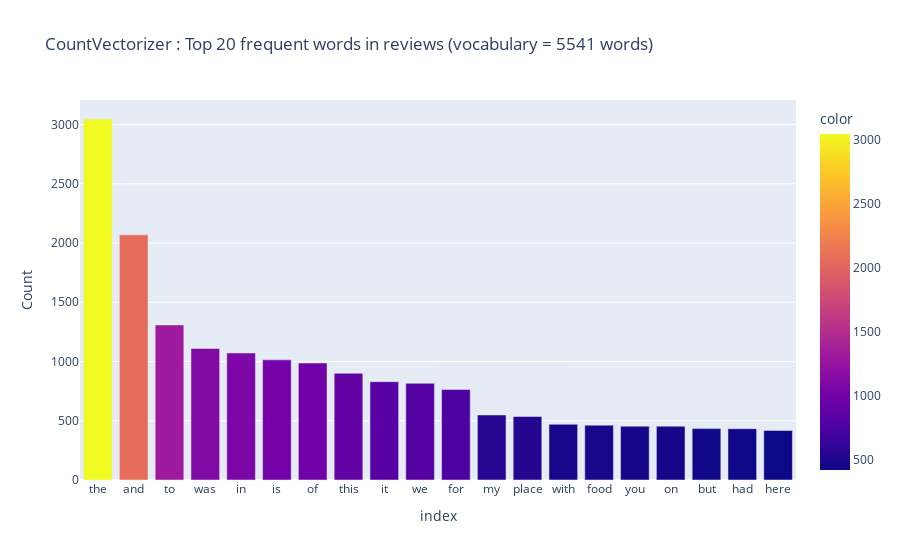
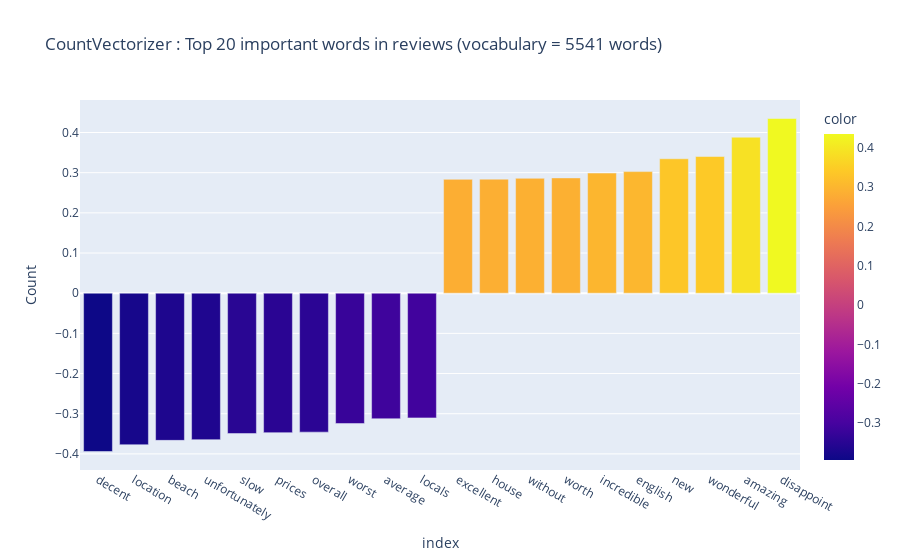
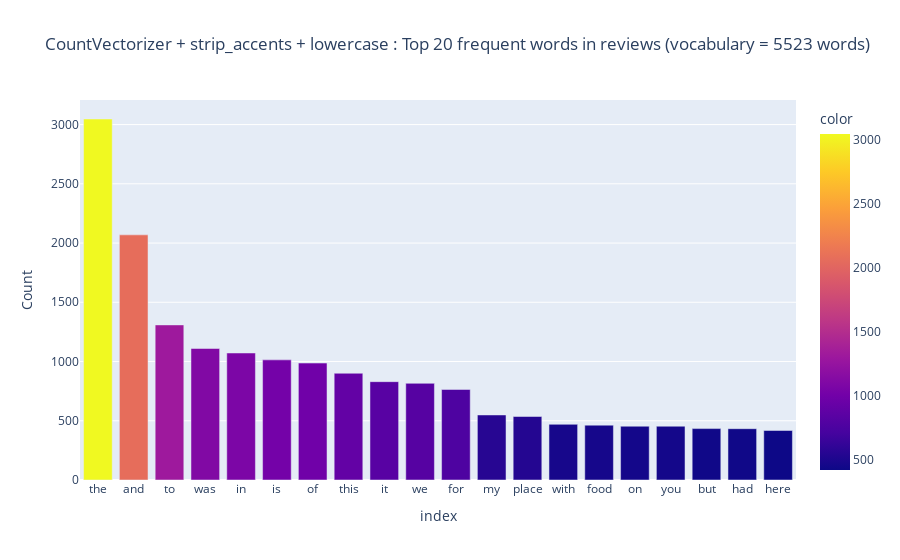
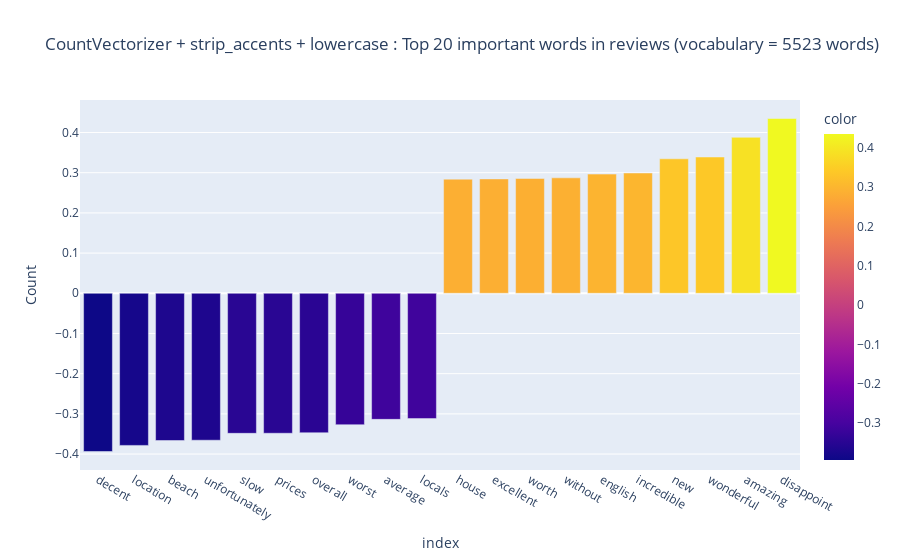

The code cell stored with these charts, in order, in its notebook:
### Code cell
import matplotlib.pyplot as plt

from sklearn.linear_model import RidgeClassifierCV
from sklearn.metrics import accuracy_score, precision_score, recall_score, f1_score, roc_auc_score, plot_confusion_matrix
from sklearn.feature_extraction.text import CountVectorizer, TfidfVectorizer

from nltk.corpus import stopwords, wordnet
from nltk.stem import PorterStemmer, WordNetLemmatizer
from nltk import word_tokenize, pos_tag

import spacy

import string

nltk.download("stopwords")
nltk.download("wordnet")
stopwords = set(stopwords.words("english"))

nlp = spacy.load("en_core_web_sm")


def pos_tagger(nltk_tag):
    if nltk_tag.startswith("J"):
        return wordnet.ADJ
    elif nltk_tag.startswith("V"):
        return wordnet.VERB
    elif nltk_tag.startswith("N"):
        return wordnet.NOUN
    elif nltk_tag.startswith("R"):
        return wordnet.ADV
    else:
        return wordnet.NOUN


results = []
for vectorizer_name, vectorizer in [
    ("CountVectorizer", CountVectorizer()),
    (
        "CountVectorizer + strip_accents + lowercase",
        CountVectorizer(
            strip_accents="unicode",
            lowercase=True,
        ),
    ),
    (
        "CountVectorizer + strip_accents + lowercase + stop_words",
        CountVectorizer(
            strip_accents="unicode",
            lowercase=True,
            stop_words=stopwords,
        ),
    ),
    (
        "CountVectorizer + strip_accents + lowercase + stop_words + {min,max}_df",
        CountVectorizer(
            strip_accents="unicode",
            lowercase=True,
            stop_words=stopwords,
            max_df=0.9,
            min_df=0.01,
        ),
    ),
    (
        "CountVectorizer + strip_accents + lowercase + stop_words + {min,max}_df + ngrams",
        CountVectorizer(
            strip_accents="unicode",
            lowercase=True,
            stop_words=stopwords,
            max_df=0.9,
            min_df=0.01,
            ngram_range=(1, 3),
        ),
    ),
    (
        "CountVectorizer + strip_accents + lowercase + stop_words + {min,max}_df + ngrams + PorterStemmer",
        CountVectorizer(
            strip_accents="unicode",
            lowercase=True,
            stop_words=stopwords,
            max_df=0.9,
            min_df=0.01,
            ngram_range=(1, 3),
            tokenizer=lambda text: [
                PorterStemmer().stem(token).lower()
                for token in word_tokenize(text)
                if token.isalpha() and token.lower() not in stopwords
            ],
        ),
    ),
    (
        "CountVectorizer + strip_accents + lowercase + stop_words + {min,max}_df + ngrams + WordNetLemmatizer",
        CountVectorizer(
            strip_accents="unicode",
            lowercase=True,
            stop_words=stopwords,
            max_df=0.9,
            min_df=0.01,
            ngram_range=(1, 3),
            tokenizer=lambda text: [
                WordNetLemmatizer().lemmatize(token, pos_tagger(pos)).lower()
                for token, pos in nltk.pos_tag(nltk.word_tokenize(text))
                if token.isalpha() and token.lower() not in stopwords
            ],
        ),
    ),
    (
        "CountVectorizer + strip_accents + lowercase + stop_words + {min,max}_df + ngrams + SpaCy",
        CountVectorizer(
            strip_accents="unicode",
            lowercase=True,
            stop_words=stopwords,
            max_df=0.9,
            min_df=0.01,
            ngram_range=(1, 3),
            tokenizer=lambda text: [
                token.lemma_.lower()
                for token in nlp(text)
                if token.is_alpha and not token.is_stop
            ],
        ),
    ),
    (
        "TfidfVectorizer + strip_accents + lowercase + stop_words + {min,max}_df + ngrams + SpaCy",
        TfidfVectorizer(
            strip_accents="unicode",
            lowercase=True,
            stop_words=stopwords,
            max_df=0.9,
            min_df=0.01,
            ngram_range=(1, 3),
            tokenizer=lambda text: [
                token.lemma_.lower()
                for token in nlp(text)
                if token.is_alpha and not token.is_stop
            ],
        ),
    ),
]:
    X_train_vec = vectorizer.fit_transform(X_train)
    X_test_vec = vectorizer.transform(X_test)

    words_count = pd.Series(
        X_train_vec.sum(axis=0).tolist()[0],
        index=vectorizer.get_feature_names(),
    )

    top_20_count = words_count.sort_values(ascending=False).head(20)

    fig = px.bar(
        top_20_count,
        x=top_20_count.index,
        y=top_20_count.values,
        labels={"x": "Word", "y": "Count"},
        title=f"{vectorizer_name} : Top 20 frequent words in reviews (vocabulary = {len(words_count)} words)",
        color=top_20_count.values,
    )
    fig.show()

    cls = RidgeClassifierCV().fit(X_train_vec, y_train_bi)
    coefs = pd.Series(cls.coef_[0], index=vectorizer.get_feature_names())

    top_20_coefs = coefs.nlargest(10).append(coefs.nsmallest(10)).sort_values()

    fig = px.bar(
        top_20_coefs,
        x=top_20_coefs.index,
        y=top_20_coefs.values,
        labels={"x": "Word", "y": "Count"},
        title=f"{vectorizer_name} : Top 20 important words in reviews (vocabulary = {len(words_count)} words)",
        color=top_20_coefs.values,
    )
    fig.show()

    y_pred = cls.predict(X_test_vec)

    plot_confusion_matrix(
        estimator=cls,
        X=X_test_vec,
        y_true=y_test_bi,
    )
    plt.show()

    results.append(
        {
            "vectorizer": vectorizer_name,
            "vocabulary_size": len(words_count),
            "accuracy_score": accuracy_score(y_test_bi, y_pred),
            "precision_score": precision_score(y_test_bi, y_pred),
            "recall_score": recall_score(y_test_bi, y_pred),
            "f1_score": f1_score(y_test_bi, y_pred),
            "roc_auc_score": roc_auc_score(y_test_bi, y_pred),
        }
    )

    print()
    print(f"{vectorizer_name}")
    print(
        f"vocabulary = {len(words_count)} words / accuracy_score = {round(accuracy_score(y_test_bi, y_pred), 3)} / precision_score = {round(precision_score(y_test_bi, y_pred), 3)} / recall_score = {round(recall_score(y_test_bi, y_pred), 3)} / f1_score = {round(f1_score(y_test_bi, y_pred), 3)} / roc_auc_score = {round(roc_auc_score(y_test_bi, y_pred), 3)}"
    )
    print()

print(
    pd.DataFrame(results).sort_values(
        by=["roc_auc_score", "f1_score"],
        ascending=[False, False],
    )
)

### Figure 1 — Plotly figure (JSON) as saved in the notebook; plotly's stock layout.template omitted (floating-point values rounded to 4 significant figures)
{"data": [{"alignmentgroup": "True", "hovertemplate": "index=%{x}<br>Count=%{y}<br>color=%{marker.color}<extra></extra>", "legendgroup": "", "marker": {"color": [3047, 2069, 1309, 1110, 1072, 1014, 987, 901, 830, 816, 764, 549, 536, 470, 463, 454, 454, 434, 433, 418], "coloraxis": "coloraxis", "pattern": {"shape": ""}}, "name": "", "offsetgroup": "", "orientation": "v", "showlegend": false, "textposition": "auto", "type": "bar", "x": ["the", "and", "to", "was", "in", "is", "of", "this", "it", "we", "for", "my", "place", "with", "food", "you", "on", "but", "had", "here"], "xaxis": "x", "y": [3047, 2069, 1309, 1110, 1072, 1014, 987, 901, 830, 816, 764, 549, 536, 470, 463, 454, 454, 434, 433, 418], "yaxis": "y"}], "layout": {"barmode": "relative", "coloraxis": {"colorbar": {"title": {"text": "color"}}, "colorscale": [[0, "#0d0887"], [0.1111, "#46039f"], [0.2222, "#7201a8"], [0.3333, "#9c179e"], [0.4444, "#bd3786"], [0.5556, "#d8576b"], [0.6667, "#ed7953"], [0.7778, "#fb9f3a"], [0.8889, "#fdca26"], [1, "#f0f921"]]}, "legend": {"tracegroupgap": 0}, "title": {"text": "CountVectorizer : Top 20 frequent words in reviews (vocabulary = 5541 words)"}, "xaxis": {"anchor": "y", "domain": [0, 1], "title": {"text": "index"}}, "yaxis": {"anchor": "x", "domain": [0, 1], "title": {"text": "Count"}}}}

### Figure 2 — Plotly figure (JSON) as saved in the notebook; plotly's stock layout.template omitted (floating-point values rounded to 4 significant figures)
{"data": [{"alignmentgroup": "True", "hovertemplate": "index=%{x}<br>Count=%{y}<br>color=%{marker.color}<extra></extra>", "legendgroup": "", "marker": {"color": [-0.394, -0.3772, -0.3663, -0.3646, -0.3493, -0.3471, -0.3458, -0.3245, -0.3125, -0.3103, 0.2835, 0.2839, 0.286, 0.287, 0.2991, 0.3026, 0.3346, 0.3402, 0.3883, 0.4349], "coloraxis": "coloraxis", "pattern": {"shape": ""}}, "name": "", "offsetgroup": "", "orientation": "v", "showlegend": false, "textposition": "auto", "type": "bar", "x": ["decent", "location", "beach", "unfortunately", "slow", "prices", "overall", "worst", "average", "locals", "excellent", "house", "without", "worth", "incredible", "english", "new", "wonderful", "amazing", "disappoint"], "xaxis": "x", "y": [-0.394, -0.3772, -0.3663, -0.3646, -0.3493, -0.3471, -0.3458, -0.3245, -0.3125, -0.3103, 0.2835, 0.2839, 0.286, 0.287, 0.2991, 0.3026, 0.3346, 0.3402, 0.3883, 0.4349], "yaxis": "y"}], "layout": {"barmode": "relative", "coloraxis": {"colorbar": {"title": {"text": "color"}}, "colorscale": [[0, "#0d0887"], [0.1111, "#46039f"], [0.2222, "#7201a8"], [0.3333, "#9c179e"], [0.4444, "#bd3786"], [0.5556, "#d8576b"], [0.6667, "#ed7953"], [0.7778, "#fb9f3a"], [0.8889, "#fdca26"], [1, "#f0f921"]]}, "legend": {"tracegroupgap": 0}, "title": {"text": "CountVectorizer : Top 20 important words in reviews (vocabulary = 5541 words)"}, "xaxis": {"anchor": "y", "domain": [0, 1], "title": {"text": "index"}}, "yaxis": {"anchor": "x", "domain": [0, 1], "title": {"text": "Count"}}}}

### Figure 3 — Plotly figure (JSON) as saved in the notebook; plotly's stock layout.template omitted (floating-point values rounded to 4 significant figures)
{"data": [{"alignmentgroup": "True", "hovertemplate": "index=%{x}<br>Count=%{y}<br>color=%{marker.color}<extra></extra>", "legendgroup": "", "marker": {"color": [3047, 2069, 1309, 1110, 1072, 1014, 987, 901, 830, 816, 764, 549, 536, 470, 463, 454, 454, 434, 433, 418], "coloraxis": "coloraxis", "pattern": {"shape": ""}}, "name": "", "offsetgroup": "", "orientation": "v", "showlegend": false, "textposition": "auto", "type": "bar", "x": ["the", "and", "to", "was", "in", "is", "of", "this", "it", "we", "for", "my", "place", "with", "food", "on", "you", "but", "had", "here"], "xaxis": "x", "y": [3047, 2069, 1309, 1110, 1072, 1014, 987, 901, 830, 816, 764, 549, 536, 470, 463, 454, 454, 434, 433, 418], "yaxis": "y"}], "layout": {"barmode": "relative", "coloraxis": {"colorbar": {"title": {"text": "color"}}, "colorscale": [[0, "#0d0887"], [0.1111, "#46039f"], [0.2222, "#7201a8"], [0.3333, "#9c179e"], [0.4444, "#bd3786"], [0.5556, "#d8576b"], [0.6667, "#ed7953"], [0.7778, "#fb9f3a"], [0.8889, "#fdca26"], [1, "#f0f921"]]}, "legend": {"tracegroupgap": 0}, "title": {"text": "CountVectorizer + strip_accents + lowercase : Top 20 frequent words in reviews (vocabulary = 5523 words)"}, "xaxis": {"anchor": "y", "domain": [0, 1], "title": {"text": "index"}}, "yaxis": {"anchor": "x", "domain": [0, 1], "title": {"text": "Count"}}}}

### Figure 4 — Plotly figure (JSON) as saved in the notebook; plotly's stock layout.template omitted (floating-point values rounded to 4 significant figures)
{"data": [{"alignmentgroup": "True", "hovertemplate": "index=%{x}<br>Count=%{y}<br>color=%{marker.color}<extra></extra>", "legendgroup": "", "marker": {"color": [-0.3936, -0.3785, -0.3662, -0.3655, -0.3484, -0.3482, -0.347, -0.327, -0.3136, -0.3118, 0.284, 0.2846, 0.2857, 0.2872, 0.2965, 0.2993, 0.3346, 0.3391, 0.388, 0.4349], "coloraxis": "coloraxis", "pattern": {"shape": ""}}, "name": "", "offsetgroup": "", "orientation": "v", "showlegend": false, "textposition": "auto", "type": "bar", "x": ["decent", "location", "beach", "unfortunately", "slow", "prices", "overall", "worst", "average", "locals", "house", "excellent", "worth", "without", "english", "incredible", "new", "wonderful", "amazing", "disappoint"], "xaxis": "x", "y": [-0.3936, -0.3785, -0.3662, -0.3655, -0.3484, -0.3482, -0.347, -0.327, -0.3136, -0.3118, 0.284, 0.2846, 0.2857, 0.2872, 0.2965, 0.2993, 0.3346, 0.3391, 0.388, 0.4349], "yaxis": "y"}], "layout": {"barmode": "relative", "coloraxis": {"colorbar": {"title": {"text": "color"}}, "colorscale": [[0, "#0d0887"], [0.1111, "#46039f"], [0.2222, "#7201a8"], [0.3333, "#9c179e"], [0.4444, "#bd3786"], [0.5556, "#d8576b"], [0.6667, "#ed7953"], [0.7778, "#fb9f3a"], [0.8889, "#fdca26"], [1, "#f0f921"]]}, "legend": {"tracegroupgap": 0}, "title": {"text": "CountVectorizer + strip_accents + lowercase : Top 20 important words in reviews (vocabulary = 5523 words)"}, "xaxis": {"anchor": "y", "domain": [0, 1], "title": {"text": "index"}}, "yaxis": {"anchor": "x", "domain": [0, 1], "title": {"text": "Count"}}}}
